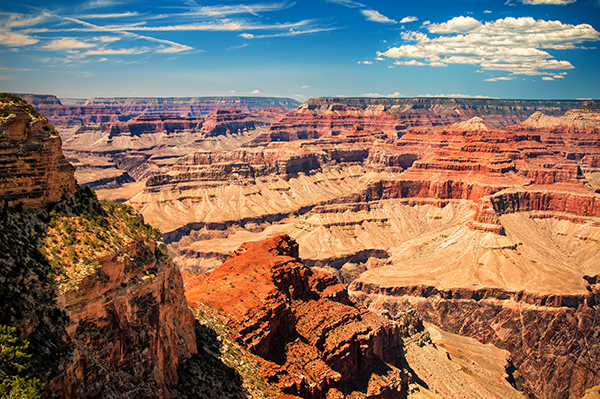
#> input picture cv-course/Translation/grand_canyon.png, 600 x 399 px
$ python translation.py --image grand_canyon.png
#> lines starting #> are read from the running program, lines starting #| are printed output that depends on the picture
import numpy as np
import argparse
import imutils
import cv2

ap = argparse.ArgumentParser()
ap.add_argument('-i', '--image', required=True, help='Path to the image')
args = vars(ap.parse_args())

image = cv2.imread(args['image'])
#> image is the input picture: shape (399, 600, 3); mean B, G, R 97.3, 113.1, 138.6
cv2.imshow("Original", image)

# NOTE: Translating (shifting) an image is given by a NumPy matrix in
# the form:
#	[[1, 0, shiftX], [0, 1, shiftY]]
# You simply need to specify how many pixels you want to shift the image
# in the X and Y direction -- let's translate the image 25 pixels to the
# right and 50 pixels down

M = np.float32([[1, 0, 25], [0, 1, 50]])
shifted = cv2.warpAffine(image, M, (image.shape[1], image.shape[0]))
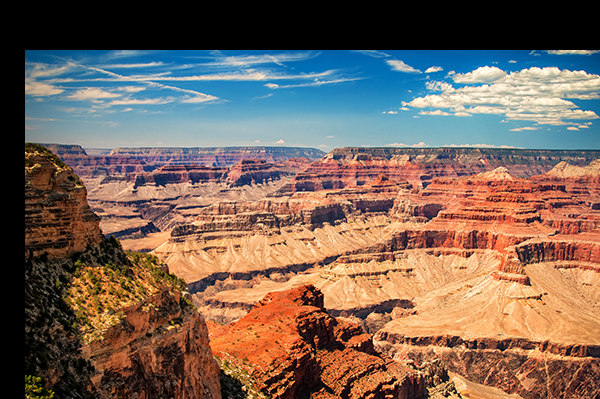
#> shifted: shape (399, 600, 3); mean B, G, R 88.7, 100.8, 120.6
cv2.imshow("Shifted Down and Right", shifted)
cv2.imwrite("Down_Right.png", shifted)

# Shifting the image 50 pix left and 90 pix up
M = np.float32([[1, 0, -50], [0, 1, -90]])
shifted = cv2.warpAffine(image, M, (image.shape[1], image.shape[0]))
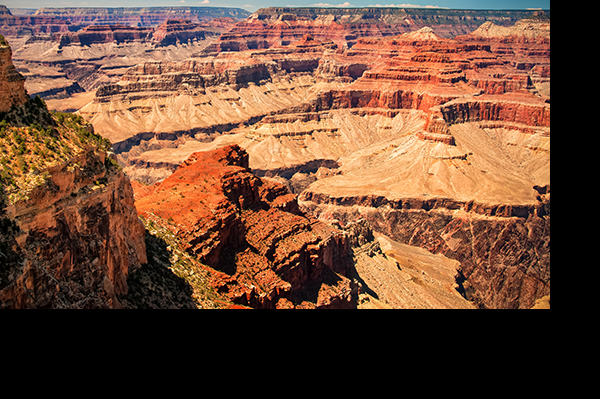
#> shifted: shape (399, 600, 3); mean B, G, R 55.5, 75.9, 112.1
cv2.imshow("Shifted Up and Left", shifted)
cv2.imwrite("Up_Left.png", shifted)

# shifting an image with imutils function
shifted = imutils.translate(image, 0, 100)
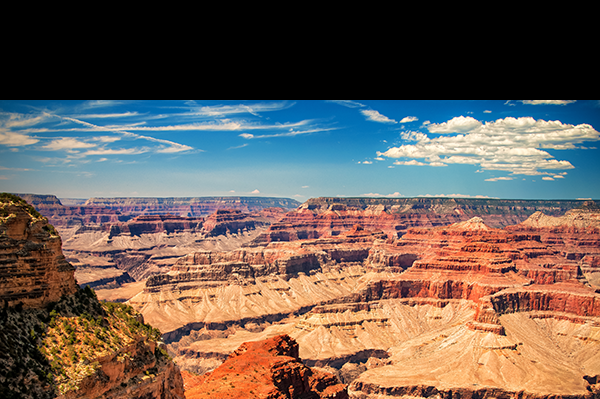
#> shifted: shape (399, 600, 3); mean B, G, R 86.5, 95.7, 110.5
cv2.imshow('Shifted Down', shifted)
cv2.imwrite("Down.png", shifted)
cv2.waitKey(0)
